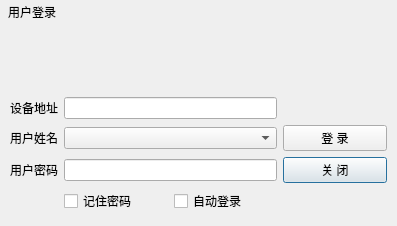
<?xml version="1.0" encoding="UTF-8"?>
<ui version="4.0">
 <class>frmLogin</class>
 <widget class="QDialog" name="frmLogin">
  <property name="geometry">
   <rect>
    <x>0</x>
    <y>0</y>
    <width>397</width>
    <height>226</height>
   </rect>
  </property>
  <property name="windowTitle">
   <string>操作员登录</string>
  </property>
  <property name="styleSheet">
   <string notr="true"/>
  </property>
  <layout class="QVBoxLayout" name="verticalLayout">
   <property name="spacing">
    <number>0</number>
   </property>
   <property name="leftMargin">
    <number>1</number>
   </property>
   <property name="topMargin">
    <number>1</number>
   </property>
   <property name="rightMargin">
    <number>1</number>
   </property>
   <property name="bottomMargin">
    <number>1</number>
   </property>
   <item>
    <widget class="QWidget" name="widgetTitle" native="true">
     <property name="sizePolicy">
      <sizepolicy hsizetype="Preferred" vsizetype="Fixed">
       <horstretch>0</horstretch>
       <verstretch>0</verstretch>
      </sizepolicy>
     </property>
     <layout class="QHBoxLayout" name="horizontalLayout_2">
      <property name="spacing">
       <number>0</number>
      </property>
      <property name="leftMargin">
       <number>0</number>
      </property>
      <property name="topMargin">
       <number>0</number>
      </property>
      <property name="rightMargin">
       <number>0</number>
      </property>
      <property name="bottomMargin">
       <number>0</number>
      </property>
      <item>
       <widget class="QLabel" name="labIco">
        <property name="text">
         <string/>
        </property>
        <property name="alignment">
         <set>Qt::AlignCenter</set>
        </property>
       </widget>
      </item>
      <item>
       <widget class="QLabel" name="labTitle">
        <property name="sizePolicy">
         <sizepolicy hsizetype="Expanding" vsizetype="Preferred">
          <horstretch>0</horstretch>
          <verstretch>0</verstretch>
         </sizepolicy>
        </property>
        <property name="styleSheet">
         <string notr="true"/>
        </property>
        <property name="text">
         <string>用户登录</string>
        </property>
        <property name="alignment">
         <set>Qt::AlignLeading|Qt::AlignLeft|Qt::AlignVCenter</set>
        </property>
       </widget>
      </item>
      <item>
       <widget class="QPushButton" name="btnMenu_Close">
        <property name="sizePolicy">
         <sizepolicy hsizetype="Minimum" vsizetype="Expanding">
          <horstretch>0</horstretch>
          <verstretch>0</verstretch>
         </sizepolicy>
        </property>
        <property name="cursor">
         <cursorShape>ArrowCursor</cursorShape>
        </property>
        <property name="focusPolicy">
         <enum>Qt::NoFocus</enum>
        </property>
        <property name="text">
         <string/>
        </property>
        <property name="flat">
         <bool>true</bool>
        </property>
       </widget>
      </item>
     </layout>
    </widget>
   </item>
   <item>
    <widget class="QLabel" name="labName">
     <property name="sizePolicy">
      <sizepolicy hsizetype="Preferred" vsizetype="Fixed">
       <horstretch>0</horstretch>
       <verstretch>0</verstretch>
      </sizepolicy>
     </property>
     <property name="minimumSize">
      <size>
       <width>0</width>
       <height>65</height>
      </size>
     </property>
     <property name="alignment">
      <set>Qt::AlignCenter</set>
     </property>
    </widget>
   </item>
   <item>
    <widget class="QWidget" name="widgetMain" native="true">
     <property name="styleSheet">
      <string notr="true">#gboxSoftKey .QPushButton{
border-width:0px;
border-radius:0px;
padding:2px;
}

#gboxSoftKey .QPushButton:hover{
border:1px solid #FF0000;
}

#gboxSoftKey{
border-width:0px;
border-radius:0px;
}</string>
     </property>
     <layout class="QVBoxLayout" name="verticalLayout_2">
      <property name="spacing">
       <number>0</number>
      </property>
      <property name="leftMargin">
       <number>0</number>
      </property>
      <property name="topMargin">
       <number>0</number>
      </property>
      <property name="rightMargin">
       <number>0</number>
      </property>
      <property name="bottomMargin">
       <number>0</number>
      </property>
      <item>
       <widget class="QWidget" name="widget" native="true">
        <property name="autoFillBackground">
         <bool>true</bool>
        </property>
        <layout class="QGridLayout" name="gridLayout">
         <item row="2" column="3">
          <widget class="QPushButton" name="btnClose">
           <property name="minimumSize">
            <size>
             <width>80</width>
             <height>0</height>
            </size>
           </property>
           <property name="toolTip">
            <string/>
           </property>
           <property name="text">
            <string>关 闭</string>
           </property>
           <property name="icon">
            <iconset>
             <normaloff>:/image/btn_close.png</normaloff>:/image/btn_close.png</iconset>
           </property>
          </widget>
         </item>
         <item row="2" column="1" colspan="2">
          <widget class="XLineEdit" name="txtUserPwd">
           <property name="text">
            <string/>
           </property>
           <property name="echoMode">
            <enum>QLineEdit::Password</enum>
           </property>
          </widget>
         </item>
         <item row="3" column="1">
          <widget class="QCheckBox" name="ckAutoPwd">
           <property name="text">
            <string>记住密码</string>
           </property>
          </widget>
         </item>
         <item row="2" column="0">
          <widget class="QLabel" name="labUserPwd">
           <property name="sizePolicy">
            <sizepolicy hsizetype="Fixed" vsizetype="Preferred">
             <horstretch>0</horstretch>
             <verstretch>0</verstretch>
            </sizepolicy>
           </property>
           <property name="text">
            <string>用户密码</string>
           </property>
          </widget>
         </item>
         <item row="3" column="2">
          <widget class="QCheckBox" name="ckAutoLogin">
           <property name="text">
            <string>自动登录</string>
           </property>
          </widget>
         </item>
         <item row="1" column="1" colspan="2">
          <widget class="QComboBox" name="cboxUserName">
           <property name="sizePolicy">
            <sizepolicy hsizetype="Expanding" vsizetype="Fixed">
             <horstretch>0</horstretch>
             <verstretch>0</verstretch>
            </sizepolicy>
           </property>
          </widget>
         </item>
         <item row="1" column="0">
          <widget class="QLabel" name="labUserName">
           <property name="sizePolicy">
            <sizepolicy hsizetype="Fixed" vsizetype="Preferred">
             <horstretch>0</horstretch>
             <verstretch>0</verstretch>
            </sizepolicy>
           </property>
           <property name="text">
            <string>用户姓名</string>
           </property>
          </widget>
         </item>
         <item row="1" column="3">
          <widget class="QPushButton" name="btnLogin">
           <property name="minimumSize">
            <size>
             <width>80</width>
             <height>0</height>
            </size>
           </property>
           <property name="text">
            <string>登 录</string>
           </property>
           <property name="icon">
            <iconset>
             <normaloff>:/image/btn_ok.png</normaloff>:/image/btn_ok.png</iconset>
           </property>
          </widget>
         </item>
         <item row="0" column="0">
          <widget class="QLabel" name="labelIP">
           <property name="text">
            <string>设备地址</string>
           </property>
          </widget>
         </item>
         <item row="0" column="1" colspan="2">
          <widget class="QLineEdit" name="lineEditIP"/>
         </item>
        </layout>
       </widget>
      </item>
     </layout>
    </widget>
   </item>
  </layout>
 </widget>
 <customwidgets>
  <customwidget>
   <class>XLineEdit</class>
   <extends>QLineEdit</extends>
   <header>xlineedit.h</header>
  </customwidget>
 </customwidgets>
 <tabstops>
  <tabstop>txtUserPwd</tabstop>
  <tabstop>cboxUserName</tabstop>
  <tabstop>btnLogin</tabstop>
  <tabstop>btnClose</tabstop>
 </tabstops>
 <resources/>
 <connections/>
</ui>
